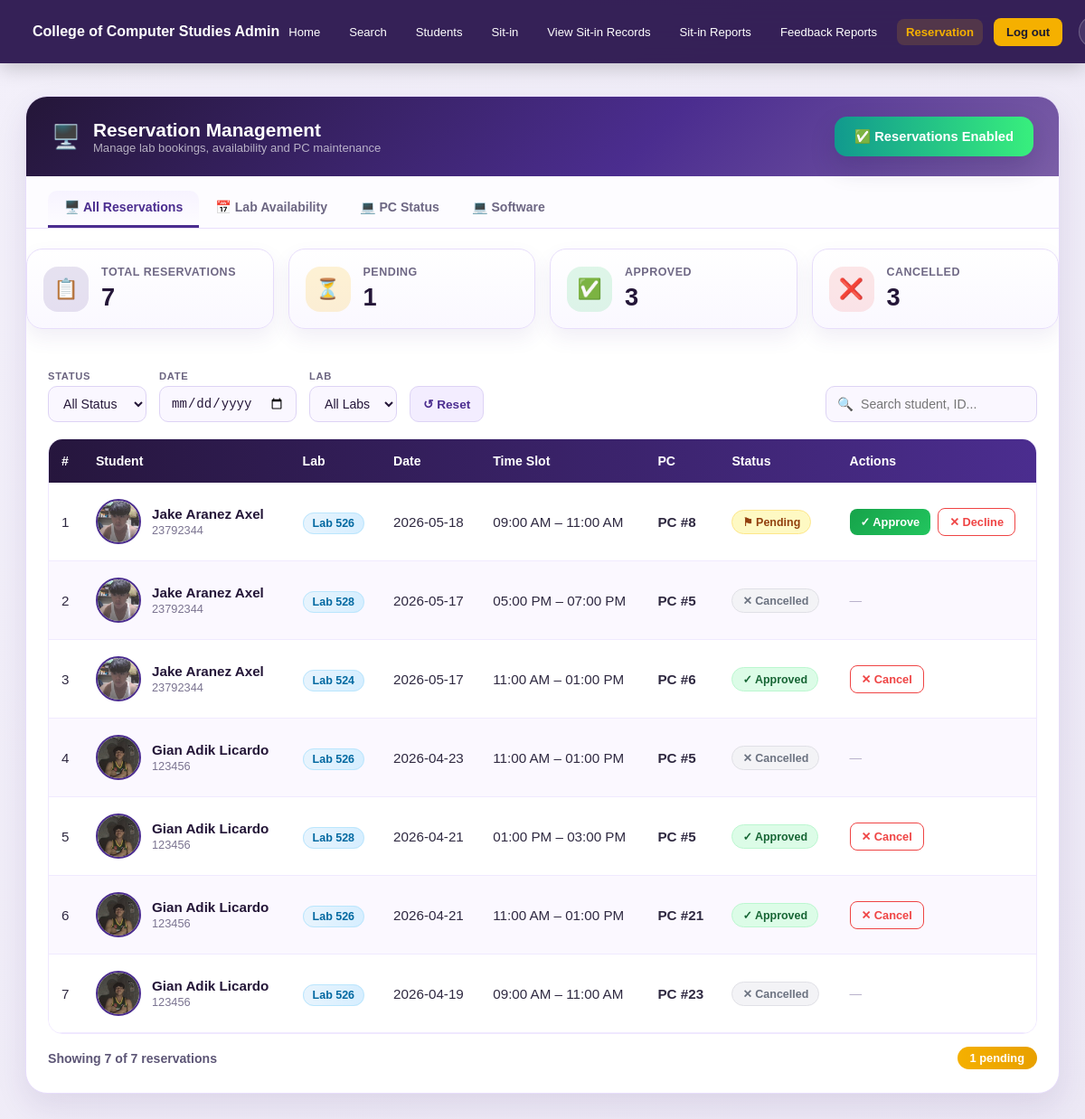
Screenshot of /admin_reservation (signed in) with the database file from the repository.
### app.py (models this page shows)
class Reservation(db.Model):
    id = db.Column(db.Integer, primary_key=True)
    student_id = db.Column(db.Integer, db.ForeignKey('student.id'), nullable=False)
    student_name = db.Column(db.String(150), nullable=False)
    student_id_number = db.Column(db.String(50), nullable=False)
    lab = db.Column(db.String(50), nullable=False)
    date = db.Column(db.String(20), nullable=False)
    time_slot = db.Column(db.String(100), nullable=False)
    pc_number = db.Column(db.Integer, nullable=False)
    status = db.Column(db.String(20), default='Pending')
    created_at = db.Column(
        db.String(50),
        default=lambda: datetime.now().strftime('%Y-%m-%d %H:%M:%S')
    )
    student = db.relationship('Student', backref='reservations')

class Student(db.Model):
    id = db.Column(db.Integer, primary_key=True)
    id_number = db.Column(db.String(50), unique=True, nullable=False)
    last_name = db.Column(db.String(100))
    first_name = db.Column(db.String(100))
    middle_name = db.Column(db.String(100))
    course = db.Column(db.String(50))
    course_level = db.Column(db.String(10))
    email = db.Column(db.String(120), unique=True)
    password = db.Column(db.String(200))
    address = db.Column(db.String(200))
    profile_pic = db.Column(db.String(200), default='default.png')
    remaining_sessions = db.Column(db.Integer, default=30)
    leaderboard_points = db.Column(db.Integer, default=0)
    raw_points = db.Column(db.Float, default=0)
    cleanliness_points = db.Column(db.Integer, default=0)
    hours_points = db.Column(db.Integer, default=0)
    task_points = db.Column(db.Integer, default=0)
    total_hours = db.Column(db.Float, default=0)

### app.py (the view)
@app.route('/admin/reservations')
@app.route('/admin_reservation')
def admin_reservation():
    if 'admin_id' not in session:
        return redirect(url_for('login'))
    reservations = Reservation.query.order_by(Reservation.id.desc()).all()
    total_reservations = Reservation.query.count()
    pending_reservations = Reservation.query.filter_by(status='Pending').count()
    approved_reservations = Reservation.query.filter_by(status='Approved').count()
    cancelled_reservations = Reservation.query.filter_by(status='Cancelled').count()
    unavailable_labs = 0
    maintenance_pcs = PCStatus.query.filter_by(status='Maintenance').count()
    reservation_setting = get_reservation_setting()
    software_list = LabSoftware.query.order_by(LabSoftware.id.desc()).all()
    return render_template(
        'admin_reservation.html',
        reservations=reservations,
        total_reservations=total_reservations,
        pending_reservations=pending_reservations,
        approved_reservations=approved_reservations,
        cancelled_reservations=cancelled_reservations,
        unavailable_labs=unavailable_labs,
        maintenance_pcs=maintenance_pcs,
        reservation_setting=reservation_setting,
        software_list=software_list
    )

### app.py (called while the page is built, shortened)
def get_reservation_setting():
    setting = ReservationSetting.query.first()
    if not setting.message:
        if setting.reservations_enabled:
            setting.message = 'Reservations are currently enabled. You may submit a reservation.'
        else:
            setting.message = 'Reservations are currently disabled by the admin. Please check again later.'
        db.session.commit()
    return setting

### templates/admin_reservation.html (shortened to what this page needs)
<!DOCTYPE html>
<html lang="en">
<head>
    <link rel="stylesheet" href="{{ url_for('static', filename='style.css') }}">
</head>
<body class="admin-page">
<nav class="admin-navbar">
    <a href="{{ url_for('admin_dashboard') }}" class="admin-brand">
        College of Computer Studies Admin
    </a>
    <div class="admin-links">
        <a href="{{ url_for('admin_dashboard') }}">Home</a>
        <a href="#" onclick="history.back(); return false;">Search</a>
        <a href="{{ url_for('admin_students') }}">Students</a>
        <a href="{{ url_for('current_sitin') }}">Sit-in</a>
        <a href="{{ url_for('view_sitin_records') }}">View Sit-in Records</a>
        <a href="{{ url_for('sitin_reports') }}">Sit-in Reports</a>
        <a href="{{ url_for('feedback_reports') }}">Feedback Reports</a>
        <a href="{{ url_for('admin_reservation') }}" class="active">Reservation</a>
        <a href="{{ url_for('admin_logout') }}" class="admin-logout">Log out</a>
            <button class="dm-toggle" title="Toggle Dark Mode">🌙</button>
        </div>
</nav>
<div class="admin-wrapper">
    <div class="armgmt-panel">
       <div class="armgmt-header">
    <div class="armgmt-header-left">
        <span class="armgmt-header-icon">🖥️</span>
        <div>
            <div class="armgmt-header-title">Reservation Management</div>
            <div class="armgmt-header-sub">
                Manage lab bookings, availability and PC maintenance
            </div>
        </div>
    </div>
    <form method="POST" action="{{ url_for('toggle_reservations') }}" class="armgmt-toggle-form">
        {% if reservation_setting and reservation_setting.reservations_enabled %}
            <button type="submit"
                    class="armgmt-reservation-toggle enabled"
                    onclick="return confirm('Disable student reservations?')">
                ✅ Reservations Enabled
            </button>
        {% else %}
            <button type="submit"
                    class="armgmt-reservation-toggle disabled"
                    onclick="return confirm('Enable student reservations?')">
                🚫 Reservations Disabled
            </button>
        {% endif %}
    </form>
</div>
        <div class="armgmt-tabs">
    <button class="armgmt-tab active" onclick="switchTab('all', this)">🖥️ All Reservations</button>
    <button class="armgmt-tab" onclick="switchTab('availability', this)">📅 Lab Availability</button>
    <button class="armgmt-tab" onclick="switchTab('pcstatus', this)">💻 PC Status</button>
    <button class="armgmt-tab" onclick="switchTab('software', this)">💻 Software</button>
</div>
        {% set total_reservations = reservations|length %}
{% set pending_reservations = reservations|selectattr('status', 'equalto', 'Pending')|list|length %}
{% set approved_reservations = reservations|selectattr('status', 'equalto', 'Approved')|list|length %}
{% set cancelled_reservations = reservations|selectattr('status', 'equalto', 'Cancelled')|list|length %}
<div class="armgmt-status-overview">
    <div class="armgmt-status-card">
        <div class="armgmt-status-icon purple">📋</div>
        <div>
            <p>Total Reservations</p>
            <h3>{{ total_reservations }}</h3>
        </div>
    </div>
    <div class="armgmt-status-card">
        <div class="armgmt-status-icon yellow">⏳</div>
        <div>
            <p>Pending</p>
            <h3>{{ pending_reservations }}</h3>
        </div>
    </div>
    <div class="armgmt-status-card">
        <div class="armgmt-status-icon green">✅</div>
        <div>
            <p>Approved</p>
            <h3>{{ approved_reservations }}</h3>
        </div>
    </div>
    <div class="armgmt-status-card">
        <div class="armgmt-status-icon red">❌</div>
        <div>
            <p>Cancelled</p>
            <h3>{{ cancelled_reservations }}</h3>
        </div>
    </div>
</div>
        <div class="armgmt-tab-body active" id="tabAll">
            <div class="armgmt-filters">
                <div class="armgmt-filter-group">
                    <label class="armgmt-filter-label">STATUS</label>
                    <select class="armgmt-filter-select" id="filterStatus" onchange="filterTable()">
                        <option value="">All Status</option>
                    </select>
                </div>
                <div class="armgmt-filter-group">
                    <label class="armgmt-filter-label">DATE</label>
                    <input type="date" class="armgmt-filter-date" id="filterDate" onchange="filterTable()">
                </div>
                <div class="armgmt-filter-group">
                    <label class="armgmt-filter-label">LAB</label>
                    <select class="armgmt-filter-select" id="filterLab" onchange="filterTable()">
                        <option value="">All Labs</option>
                    </select>
                </div>
                <button class="armgmt-reset-btn" onclick="resetFilters()">↺ Reset</button>
                <div class="armgmt-search-wrap">
                    <span class="armgmt-search-icon">🔍</span>
                    <input type="text" class="armgmt-search" id="armSearch" placeholder="Search student, ID..." oninput="filterTable()">
                </div>
            </div>
            <div class="armgmt-table-wrap">
                <table class="armgmt-table" id="armTable">
                    <thead>
                        <tr>
                            <th>#</th>
                            <th>Student</th>
                            <th>Lab</th>
                            <th>Date</th>
                            <th>Time Slot</th>
                            <th>PC</th>
                            <th>Status</th>
                            <th>Actions</th>
                        </tr>
                    </thead>
                    <tbody id="armTableBody">
                        {% for r in reservations %}
                        <tr
    data-status="{{ r.status }}"
    data-lab="{{ r.lab }}"
    data-date="{{ r.date }}"
    data-search="{{ (r.student_name ~ ' ' ~ r.student_id_number)|lower }}"
>
    <td>{{ loop.index }}</td>
    <td>
        <div class="armgmt-student-cell">
            {% if r.student and r.student.profile_pic and r.student.profile_pic != 'default.png' %}
                <img
                    src="{{ url_for('static', filename='uploads/' + r.student.profile_pic) }}"
                    alt="Profile"
                    class="armgmt-avatar-image"
                >
            {% else %}
                <div class="armgmt-avatar-circle">{{ r.student_name[0]|upper }}</div>
            {% endif %}
            <div>
                <div class="armgmt-student-name">{{ r.student_name }}</div>
                <div class="armgmt-student-id">{{ r.student_id_number }}</div>
            </div>
        </div>
    </td>
    <td><span class="armgmt-lab-badge">{{ r.lab }}</span></td>
    <td>{{ r.date }}</td>
    <td>{{ r.time_slot }}</td>
    <td><strong>PC #{{ r.pc_number }}</strong></td>
    <td>
        {% if r.status == 'Pending' %}
            <span class="armgmt-status armgmt-status-pending">⚑ Pending</span>
        {% elif r.status == 'Approved' %}
            <span class="armgmt-status armgmt-status-approved">✓ Approved</span>
        {% else %}
            <span class="armgmt-status armgmt-status-cancelled">✕ Cancelled</span>
        {% endif %}
    </td>
    <td>
        <div class="armgmt-actions">
            {% if r.status == 'Pending' %}
                <form method="POST" action="{{ url_for('approve_reservation', reservation_id=r.id) }}" style="display:inline">
                    <button type="submit" class="armgmt-approve-btn" onclick="return confirm('Approve this reservation?')">✓ Approve</button>
                </form>
                <form method="POST" action="{{ url_for('decline_reservation', reservation_id=r.id) }}" style="display:inline">
                    <button type="submit" class="armgmt-decline-btn" onclick="return confirm('Decline this reservation?')">✕ Decline</button>
                </form>
            {% elif r.status == 'Approved' %}
                <form method="POST" action="{{ url_for('cancel_reservation_admin', reservation_id=r.id) }}" style="display:inline">
                    <button type="submit" class="armgmt-cancel-btn" onclick="return confirm('Cancel this reservation?')">✕ Cancel</button>
                </form>
            {% else %}
                <span class="armgmt-no-action">—</span>
            {% endif %}
        </div>
    </td>
</tr>
                        {% else %}
                        <tr>
                            <td colspan="8">
                                <div class="armgmt-empty">No reservations found.</div>
                            </td>
                        </tr>
                        {% endfor %}
                    </tbody>
                </table>
            </div>
            <div class="armgmt-footer">
                <span id="armCount">Showing {{ reservations|length }} of {{ reservations|length }} reservations</span>
                {% set pending_count = reservations | selectattr('status', 'equalto', 'Pending') | list | length %}
                {% if pending_count > 0 %}
                    <span class="armgmt-pending-badge">{{ pending_count }} pending</span>
                {% endif %}
            </div>
        </div>
    </div>
</div>
</body>
</html>

### rows the page displays
Reservation: profile_pic (picture), student_name "Jake Aranez Axel", student_id_number "23792344", lab "Lab 526", date "2026-05-18", time_slot "09:00 AM – 11:00 AM", pc_number "8", status "⚑ Pending"
Reservation: profile_pic (picture), student_name "Jake Aranez Axel", student_id_number "23792344", lab "Lab 528", date "2026-05-17", time_slot "05:00 PM – 07:00 PM", pc_number "5", status "✕ Cancelled"
Reservation: profile_pic (picture), student_name "Jake Aranez Axel", student_id_number "23792344", lab "Lab 524", date "2026-05-17", time_slot "11:00 AM – 01:00 PM", pc_number "6", status "✓ Approved"
Reservation: profile_pic (picture), student_name "Gian Adik Licardo", student_id_number "123456", lab "Lab 526", date "2026-04-23", time_slot "11:00 AM – 01:00 PM", pc_number "5", status "✕ Cancelled"
Reservation: profile_pic (picture), student_name "Gian Adik Licardo", student_id_number "123456", lab "Lab 528", date "2026-04-21", time_slot "01:00 PM – 03:00 PM", pc_number "5", status "✓ Approved"
Reservation: profile_pic (picture), student_name "Gian Adik Licardo", student_id_number "123456", lab "Lab 526", date "2026-04-21", time_slot "11:00 AM – 01:00 PM", pc_number "21", status "✓ Approved"
Reservation: profile_pic (picture), student_name "Gian Adik Licardo", student_id_number "123456", lab "Lab 526", date "2026-04-19", time_slot "09:00 AM – 11:00 AM", pc_number "23", status "✕ Cancelled"

### other values shown
{{ total_reservations }} "7"
{{ pending_reservations }} "1"
{{ approved_reservations }} "3"
{{ cancelled_reservations }} "3"
{{ reservations|length }} "7"
{{ pending_count }} "1"
